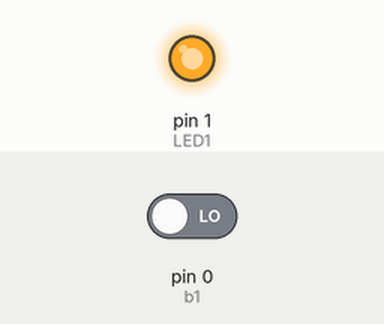
Simulated run of this sketch. Board: Arduino Uno, built with avr-gcc and run on an emulated ATmega328P. Parts: output pins drawn as LEDs (lit = HIGH). The inputs (shaded band) are chosen by the test bench; at power-on: pin 0 (b1) LOW.

Above: at 1.2 s.
1.3 s: pin 0 (b1) driven HIGH
At 2.4 s:
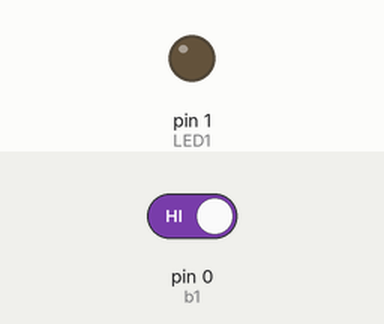
Timing chart, 0 to 4.3 s (numbered marks = the images above; inputs shaded):
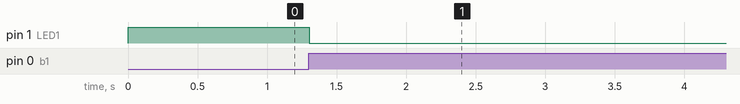

The sketch:

Hello_Sparknotes.ino
```cpp
//LED pin
int LED1=1;

//Button pin
int b1=0;

//this will be the notifier for the light to know if the button has changed states
int state=0;

//This records the state of the button
boolean bs=false;

//this will depict the previous state of the button
boolean bps=false;


void setup() {
//pin setup
 pinMode(LED1, OUTPUT);
 pinMode(b1, INPUT);
}

void loop() {

 bs = debounce (b1, bps);

 //Changes button state
 if (bs==true && bs==!bps){
 state=1+state;
 }

 if (state==0) {
 digitalWrite(LED1, HIGH);
 } else if (state==1) {
 digitalWrite(LED1, LOW);
 } else if (state==2) {
 digitalWrite(LED1, HIGH);
 delay(100);
 digitalWrite(LED1,LOW);
 delay(100);
 }

 //resets the state if it goes over 3
 if (state>=3){
  state=0;
 }

//Sets button state pt previous button state
 bps=bs;
}

//this function prevent bouncing to influence the state of the button
boolean debounce (int aButton, boolean aPrevState) {
  boolean aButtonState = digitalRead(aButton);
  if (aButtonState != aPrevState) {
    delay(5);
    aButtonState = digitalRead(aButton);
  }
  return aButtonState;
}
```

Measured:
- after the input at 1.3 s, pin 1 (LED1): HIGH → LOW at once
